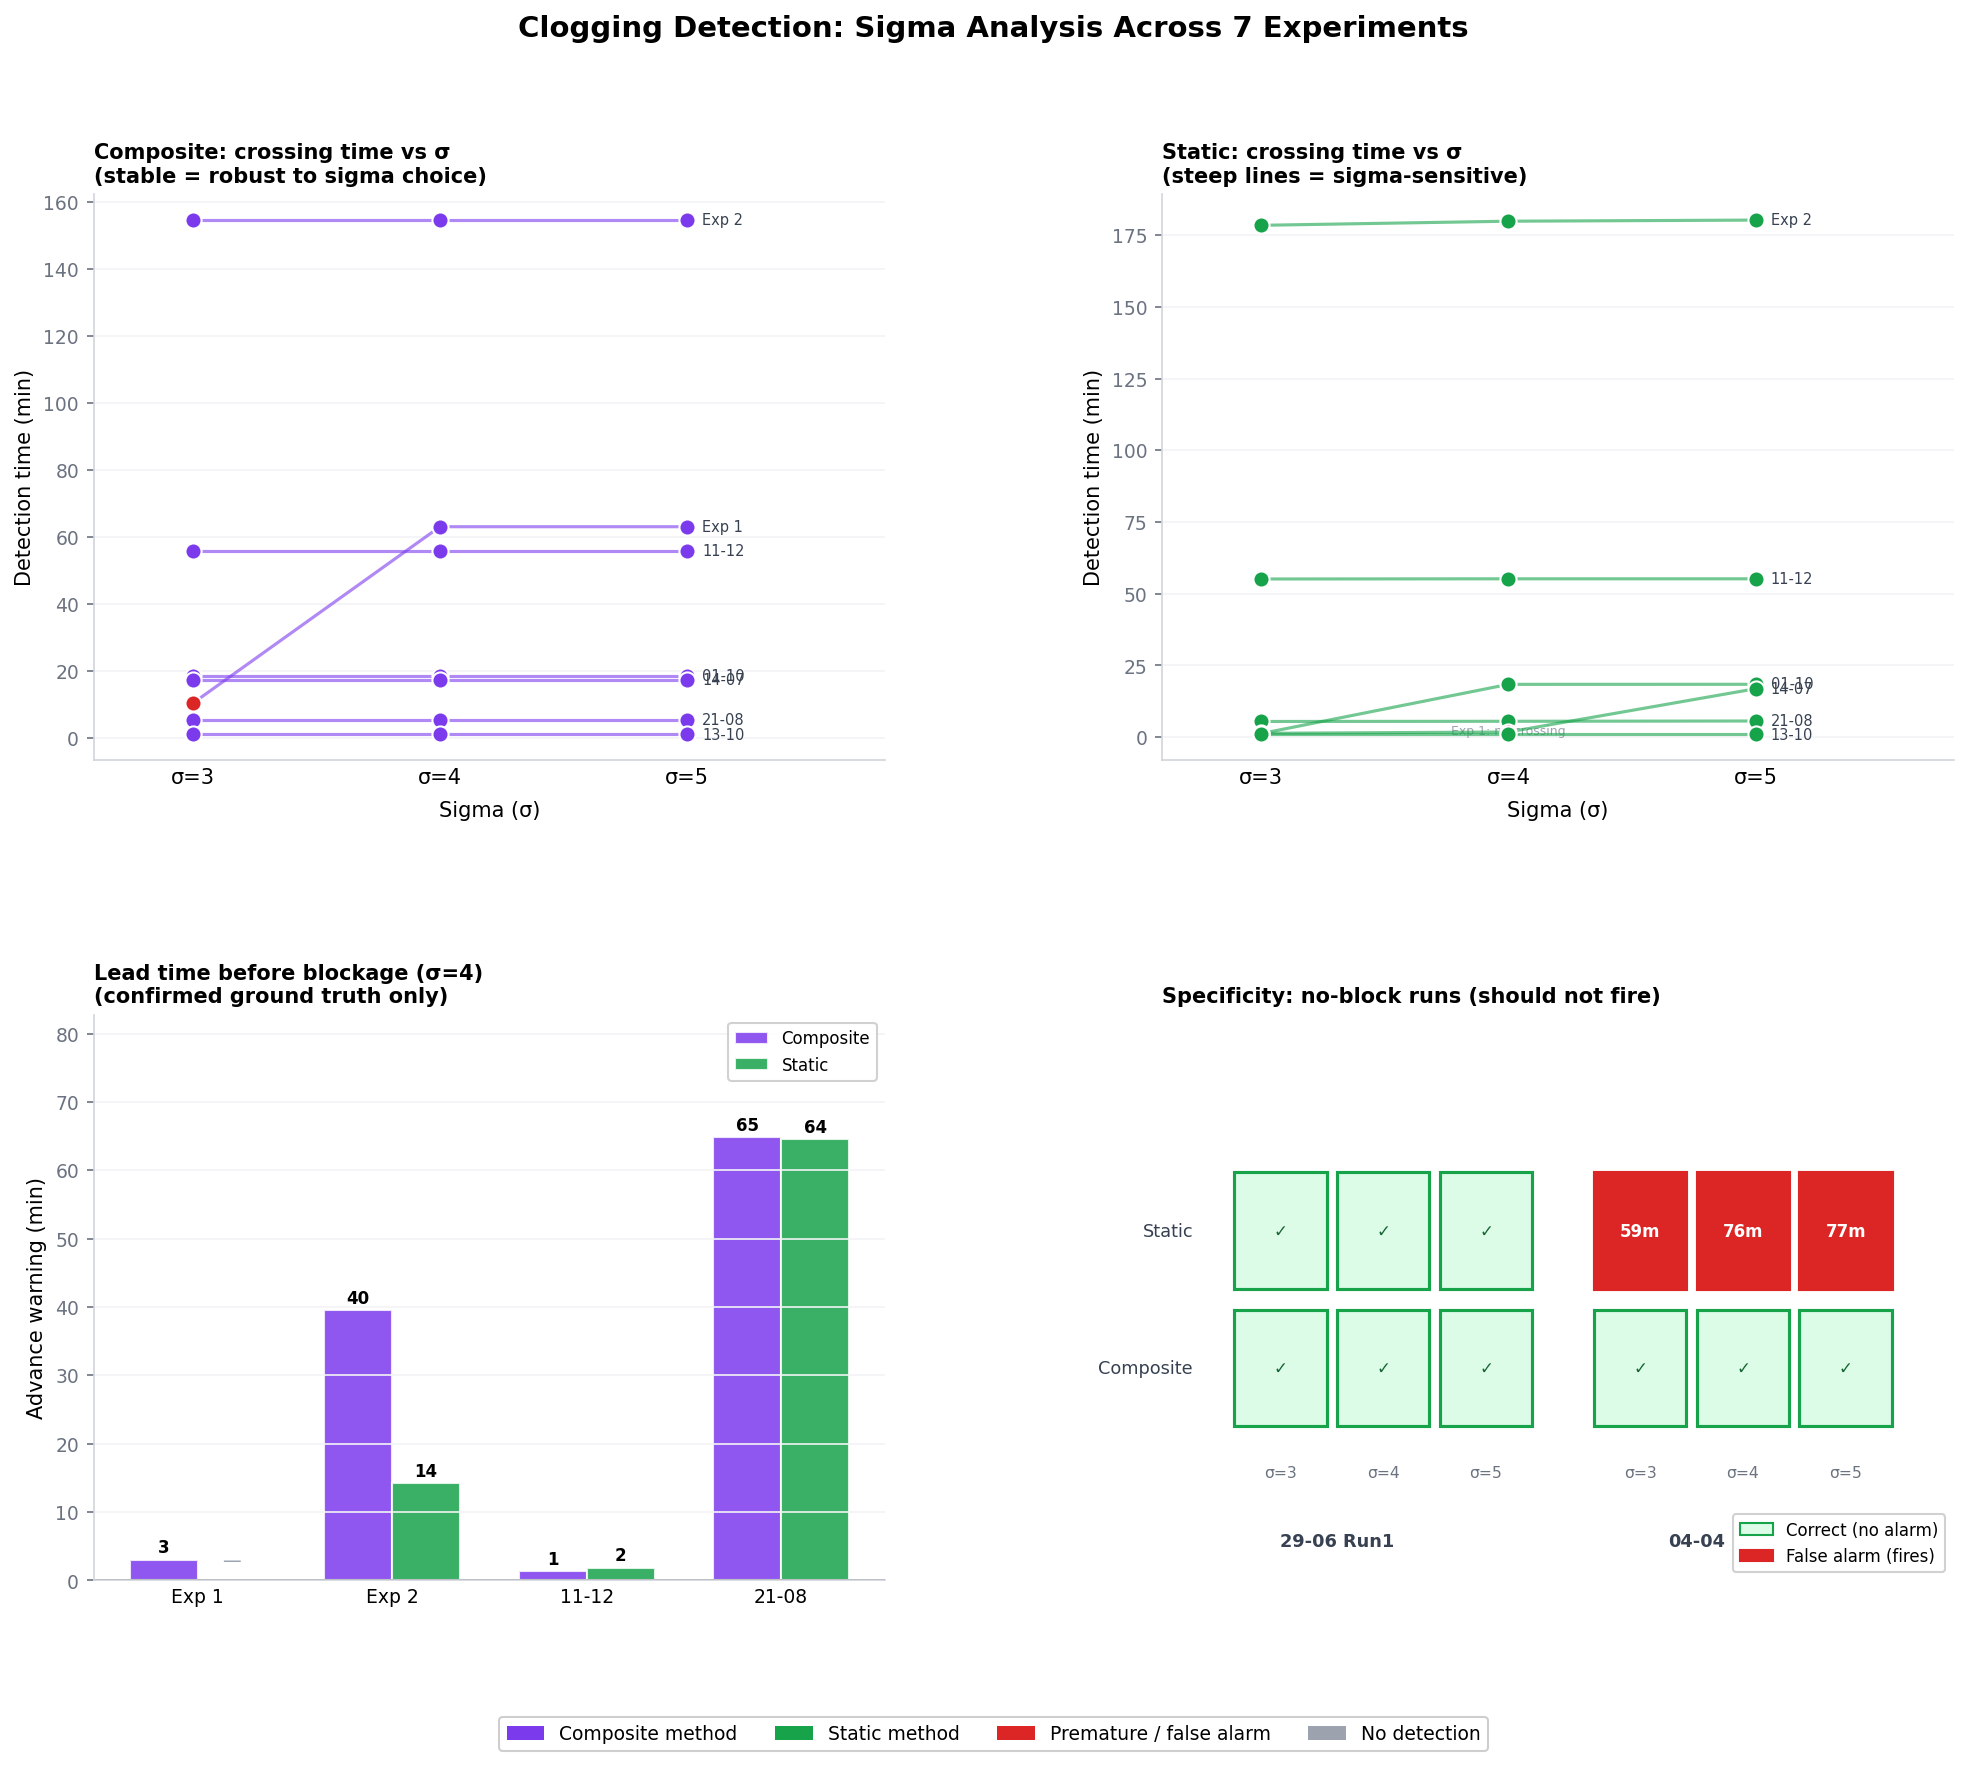

This chart was generated by the following Python code:
"""
sigma_analysis.py — Sigma comparison charts + Google Sheets table for thesis.

Run: python3 sigma_analysis.py
Output: sigma_analysis.png, sigma_table.tsv
"""

import matplotlib
matplotlib.use("Agg")
import matplotlib.pyplot as plt
import matplotlib.patches as mpatches
import numpy as np
from pathlib import Path

# ── Colours ───────────────────────────────────────────────────────────────────

C_COMP     = "#7c3aed"   # purple  — composite method
C_STAT     = "#16a34a"   # green   — static method
C_PREMATURE = "#dc2626"  # red     — premature / false alarm
C_NONE     = "#9ca3af"   # grey    — no detection
SIGMA_COLORS = {3: "#dc2626", 4: "#d97706", 5: "#2563eb"}

SIGMAS = [3, 4, 5]

# ── Experiment data ───────────────────────────────────────────────────────────
# comp/stat values in minutes from file start. None = no threshold crossing.
# actual_min = confirmed blockage time; None = unknown.
# premature = True when detection is known to be too early to be meaningful.

BLOCKAGE_EXPS = [
    {
        "id": "Exp 1",
        "label": "Exp 1\nPartial clog\n(100 Hz, 4h21m)",
        "actual_min": 66.0,
        "sigma": {
            3: {"comp": 10.23,  "stat": None,   "comp_premature": True},
            4: {"comp": 62.98,  "stat": None},
            5: {"comp": 62.98,  "stat": None},
        },
    },
    {
        "id": "Exp 2",
        "label": "Exp 2\nFull clog\n(20 Hz, 3h14m)",
        "actual_min": 194.0,
        "sigma": {
            3: {"comp": 154.53, "stat": 178.40},
            4: {"comp": 154.53, "stat": 179.83},
            5: {"comp": 154.53, "stat": 180.22},
        },
    },
    {
        "id": "11-12",
        "label": "11-12\nPartial→Full\n(1.1 Hz, 4h26m)",
        "actual_min": 57.0,
        "sigma": {
            3: {"comp": 55.673, "stat": 55.14},
            4: {"comp": 55.673, "stat": 55.202},
            5: {"comp": 55.673, "stat": 55.202},
        },
    },
    {
        "id": "21-08",
        "label": "21-08\nProgressive\n(1 Hz, 1h13m)",
        "actual_min": 70.0,
        "sigma": {
            3: {"comp": 5.244,  "stat": 5.478},
            4: {"comp": 5.244,  "stat": 5.544},
            5: {"comp": 5.244,  "stat": 5.644},
        },
    },
    {
        "id": "01-10",
        "label": "01-10\nOrifice block\n(2 Hz, 27m)",
        "actual_min": None,
        "sigma": {
            3: {"comp": 18.316, "stat": 1.258,  "stat_premature": True},
            4: {"comp": 18.316, "stat": 18.416},
            5: {"comp": 18.316, "stat": 18.432},
        },
    },
    {
        "id": "14-07",
        "label": "14-07\n4-run block\n(1 Hz, 1h45m)",
        "actual_min": None,
        "sigma": {
            3: {"comp": 17.3,   "stat": 1.35,   "stat_premature": True},
            4: {"comp": 17.3,   "stat": 1.817,  "stat_premature": True},
            5: {"comp": 17.3,   "stat": 16.9},
        },
    },
    {
        "id": "13-10",
        "label": "13-10\nSudden block\n(1 Hz, 1h33m)",
        "actual_min": None,
        "sigma": {
            3: {"comp": 0.983,  "stat": 0.983},
            4: {"comp": 0.983,  "stat": 0.983},
            5: {"comp": 0.983,  "stat": 0.983},
        },
    },
]

NO_BLOCK_EXPS = [
    {
        "id": "29-06 Run1",
        "label": "29-06 Run1\nNo blockage\n(1 Hz, 41m)",
        "sigma": {
            3: {"comp": None, "stat": None},
            4: {"comp": None, "stat": None},
            5: {"comp": None, "stat": None},
        },
    },
    {
        "id": "04-04",
        "label": "04-04\nNo blockage\n(1 Hz, 5h18m)",
        "sigma": {
            3: {"comp": None, "stat": 58.733},
            4: {"comp": None, "stat": 76.283},
            5: {"comp": None, "stat": 76.617},
        },
    },
]


# ── Panel 1: Composite stability ───────────────────────────────────────────────

def _draw_stability(ax: plt.Axes) -> None:
    """Composite crossing time vs sigma per experiment — should be flat lines."""
    ax.set_facecolor("white")
    for exp in BLOCKAGE_EXPS:
        xs, ys, colors = [], [], []
        for s in SIGMAS:
            v = exp["sigma"][s]
            comp = v.get("comp")
            if comp is None:
                continue
            xs.append(s)
            ys.append(comp)
            colors.append(C_PREMATURE if v.get("comp_premature") else C_COMP)

        if not xs:
            continue
        ax.plot(xs, ys, color=C_COMP, linewidth=1.5, zorder=3, alpha=0.6)
        for x, y, c in zip(xs, ys, colors):
            ax.scatter(x, y, color=c, s=60, zorder=5, edgecolors="white", linewidths=1)

        # Label at σ=4 or last valid point
        lx = xs[-1]
        ly = ys[-1]
        ax.text(lx + 0.06, ly, exp["id"], fontsize=7, va="center", color="#374151")

    ax.set_xticks(SIGMAS)
    ax.set_xticklabels([f"σ={s}" for s in SIGMAS], fontsize=10)
    ax.set_xlabel("Sigma (σ)", fontsize=10, labelpad=6)
    ax.set_ylabel("Detection time (min)", fontsize=10)
    ax.set_title("Composite: crossing time vs σ\n(stable = robust to sigma choice)",
                 fontsize=10, fontweight="bold", loc="left")
    ax.set_xlim(2.6, 5.8)
    _style_ax(ax)


# ── Panel 2: Static sensitivity ───────────────────────────────────────────────

def _draw_sensitivity(ax: plt.Axes) -> None:
    """Static crossing time vs sigma — shows how much sigma changes detection."""
    ax.set_facecolor("white")
    for exp in BLOCKAGE_EXPS:
        xs, ys, colors = [], [], []
        for s in SIGMAS:
            v = exp["sigma"][s]
            stat = v.get("stat")
            if stat is None:
                continue
            xs.append(s)
            ys.append(stat)
            colors.append(C_PREMATURE if v.get("stat_premature") else C_STAT)

        if not xs:
            ax.text(4, 1, f"{exp['id']}: no crossing", fontsize=6,
                    color=C_NONE, ha="center")
            continue
        ax.plot(xs, ys, color=C_STAT, linewidth=1.5, zorder=3, alpha=0.6)
        for x, y, c in zip(xs, ys, colors):
            ax.scatter(x, y, color=c, s=60, zorder=5, edgecolors="white", linewidths=1)

        lx = xs[-1]
        ly = ys[-1]
        ax.text(lx + 0.06, ly, exp["id"], fontsize=7, va="center", color="#374151")

    ax.set_xticks(SIGMAS)
    ax.set_xticklabels([f"σ={s}" for s in SIGMAS], fontsize=10)
    ax.set_xlabel("Sigma (σ)", fontsize=10, labelpad=6)
    ax.set_ylabel("Detection time (min)", fontsize=10)
    ax.set_title("Static: crossing time vs σ\n(steep lines = sigma-sensitive)",
                 fontsize=10, fontweight="bold", loc="left")
    ax.set_xlim(2.6, 5.8)
    _style_ax(ax)


# ── Panel 3: Lead time at σ=4 ─────────────────────────────────────────────────

def _draw_lead_times(ax: plt.Axes) -> None:
    """Advance warning before actual blockage (σ=4 only, known ground truth)."""
    exps_with_gt = [e for e in BLOCKAGE_EXPS if e["actual_min"] is not None]
    labels, comp_leads, stat_leads = [], [], []

    for exp in exps_with_gt:
        v = exp["sigma"][4]
        actual = exp["actual_min"]
        comp = v.get("comp")
        stat = v.get("stat")
        labels.append(exp["id"])
        comp_leads.append(round(actual - comp, 1) if comp is not None else 0)
        stat_leads.append(round(actual - stat, 1) if stat is not None else 0)

    x = np.arange(len(labels))
    w = 0.35
    b1 = ax.bar(x - w / 2, comp_leads, w, color=C_COMP, alpha=0.85,
                label="Composite", edgecolor="white")
    b2 = ax.bar(x + w / 2, stat_leads, w, color=C_STAT, alpha=0.85,
                label="Static", edgecolor="white")

    for bar in (*b1, *b2):
        h = bar.get_height()
        if h > 0:
            ax.text(bar.get_x() + bar.get_width() / 2, h + 0.5,
                    f"{h:.0f}", ha="center", va="bottom", fontsize=8, fontweight="bold")
        elif h == 0:
            ax.text(bar.get_x() + bar.get_width() / 2, 1.5,
                    "—", ha="center", va="bottom", fontsize=9, color=C_NONE)

    ax.set_xticks(x)
    ax.set_xticklabels(labels, fontsize=9)
    ax.set_ylabel("Advance warning (min)", fontsize=10)
    ax.set_title("Lead time before blockage (σ=4)\n(confirmed ground truth only)",
                 fontsize=10, fontweight="bold", loc="left")
    ax.legend(fontsize=8, framealpha=0.9)
    ax.set_ylim(0, max(comp_leads + stat_leads) * 1.2 + 5)
    ax.axhline(0, color="#374151", linewidth=0.8)
    _style_ax(ax)


# ── Panel 4: False alarm (no-block runs) ──────────────────────────────────────

def _draw_false_alarms(ax: plt.Axes) -> None:
    """Whether each method fires on confirmed no-block runs (should not fire)."""
    methods = ["Composite", "Static"]
    n_exps = len(NO_BLOCK_EXPS)
    n_sigma = len(SIGMAS)

    cell_w, cell_h = 1.0, 0.8
    for ei, exp in enumerate(NO_BLOCK_EXPS):
        for si, s in enumerate(SIGMAS):
            v = exp["sigma"][s]
            for mi, method_key in enumerate(["comp", "stat"]):
                val = v.get(method_key)
                x = (ei * (n_sigma + 0.5) + si) * cell_w
                y = mi * cell_h
                color = C_PREMATURE if val is not None else "#dcfce7"
                ec = "#dc2626" if val is not None else "#16a34a"
                rect = plt.Rectangle((x, y), cell_w * 0.9, cell_h * 0.85,
                                      facecolor=color, edgecolor=ec,
                                      linewidth=1.5, zorder=2)
                ax.add_patch(rect)
                label = f"{val:.0f}m" if val is not None else "✓"
                fc = "white" if val is not None else "#166534"
                ax.text(x + cell_w * 0.45, y + cell_h * 0.42, label,
                        ha="center", va="center", fontsize=8,
                        fontweight="bold", color=fc)

    # Sigma labels
    for ei, exp in enumerate(NO_BLOCK_EXPS):
        for si, s in enumerate(SIGMAS):
            x = (ei * (n_sigma + 0.5) + si) * cell_w
            ax.text(x + cell_w * 0.45, -0.3, f"σ={s}", ha="center",
                    fontsize=7.5, color="#6b7280")
        mid = (ei * (n_sigma + 0.5) + 1) * cell_w
        ax.text(mid, -0.7, exp["id"], ha="center", fontsize=8.5,
                fontweight="bold", color="#374151")

    # Method labels
    for mi, m in enumerate(methods):
        ax.text(-0.4, mi * cell_h + cell_h * 0.42, m, ha="right",
                va="center", fontsize=8.5, color="#374151")

    fp = mpatches.Patch(facecolor=C_PREMATURE, edgecolor="#dc2626", label="False alarm (fires)")
    tn = mpatches.Patch(facecolor="#dcfce7", edgecolor="#16a34a", label="Correct (no alarm)")
    ax.legend(handles=[tn, fp], fontsize=8, loc="lower right", framealpha=0.9)

    ax.set_xlim(-0.7, (n_exps * (n_sigma + 0.5)) * cell_w)
    ax.set_ylim(-0.9, n_sigma * cell_h)
    ax.set_title("Specificity: no-block runs (should not fire)",
                 fontsize=10, fontweight="bold", loc="left")
    ax.axis("off")


# ── Style helper ──────────────────────────────────────────────────────────────

def _style_ax(ax: plt.Axes) -> None:
    ax.yaxis.grid(True, color="#f3f4f6", zorder=0)
    ax.tick_params(axis="x", length=0)
    ax.tick_params(axis="y", colors="#6b7280", labelsize=9)
    for sp in ["top", "right"]:
        ax.spines[sp].set_visible(False)
    for sp in ["left", "bottom"]:
        ax.spines[sp].set_color("#d1d5db")


# ── TSV table ─────────────────────────────────────────────────────────────────

def write_tsv_table(path: Path) -> None:
    HEADER = [
        "Experiment", "Type", "Description",
        "Actual blockage (min)", "σ",
        "Composite crossing (min)", "Static crossing (min)",
        "Composite lead (min)", "Static lead (min)",
        "Composite alarm?", "Static alarm?", "Note",
    ]

    def _lead(actual, crossing):
        if actual is None or crossing is None:
            return ""
        return f"{actual - crossing:.1f}"

    def _alarm(crossing):
        return "YES" if crossing is not None else "no"

    rows = [HEADER]

    for exp in BLOCKAGE_EXPS:
        for s in SIGMAS:
            v = exp["sigma"][s]
            comp = v.get("comp")
            stat = v.get("stat")
            actual = exp["actual_min"]
            note = []
            if v.get("comp_premature"):
                note.append("composite premature")
            if v.get("stat_premature"):
                note.append("static premature")
            rows.append([
                exp["id"], "BLOCKAGE", exp["label"].replace("\n", " "),
                actual if actual is not None else "",
                s,
                comp if comp is not None else "",
                stat if stat is not None else "",
                _lead(actual, comp),
                _lead(actual, stat),
                _alarm(comp), _alarm(stat),
                ", ".join(note),
            ])

    for exp in NO_BLOCK_EXPS:
        for s in SIGMAS:
            v = exp["sigma"][s]
            comp = v.get("comp")
            stat = v.get("stat")
            rows.append([
                exp["id"], "NO BLOCK", exp["label"].replace("\n", " "),
                "", s,
                comp if comp is not None else "",
                stat if stat is not None else "",
                "", "",
                _alarm(comp), _alarm(stat),
                "",
            ])

    with path.open("w", encoding="utf-8") as f:
        for row in rows:
            f.write("\t".join(str(c) for c in row) + "\n")

    print(f"Table written: {path}  ({len(rows)-1} data rows)")


# ── Main ──────────────────────────────────────────────────────────────────────

def main() -> None:
    fig = plt.figure(figsize=(16, 12), facecolor="white")
    gs = fig.add_gridspec(2, 2, hspace=0.45, wspace=0.35)

    _draw_stability(fig.add_subplot(gs[0, 0]))
    _draw_sensitivity(fig.add_subplot(gs[0, 1]))
    _draw_lead_times(fig.add_subplot(gs[1, 0]))
    _draw_false_alarms(fig.add_subplot(gs[1, 1]))

    legend_elements = [
        mpatches.Patch(facecolor=C_COMP, label="Composite method"),
        mpatches.Patch(facecolor=C_STAT, label="Static method"),
        mpatches.Patch(facecolor=C_PREMATURE, label="Premature / false alarm"),
        mpatches.Patch(facecolor=C_NONE, label="No detection"),
    ]
    fig.legend(handles=legend_elements, loc="lower center", ncol=4,
               fontsize=9, framealpha=0.95, bbox_to_anchor=(0.5, 0.01))

    fig.suptitle(
        "Clogging Detection: Sigma Analysis Across 7 Experiments",
        fontsize=14, fontweight="bold", y=0.98,
    )

    out_png = Path(__file__).parent / "sigma_analysis.png"
    plt.savefig(out_png, dpi=150, bbox_inches="tight",
                facecolor="white", edgecolor="none")
    print(f"Chart saved:  {out_png}")

    write_tsv_table(Path(__file__).parent / "sigma_table.tsv")


if __name__ == "__main__":
    main()
